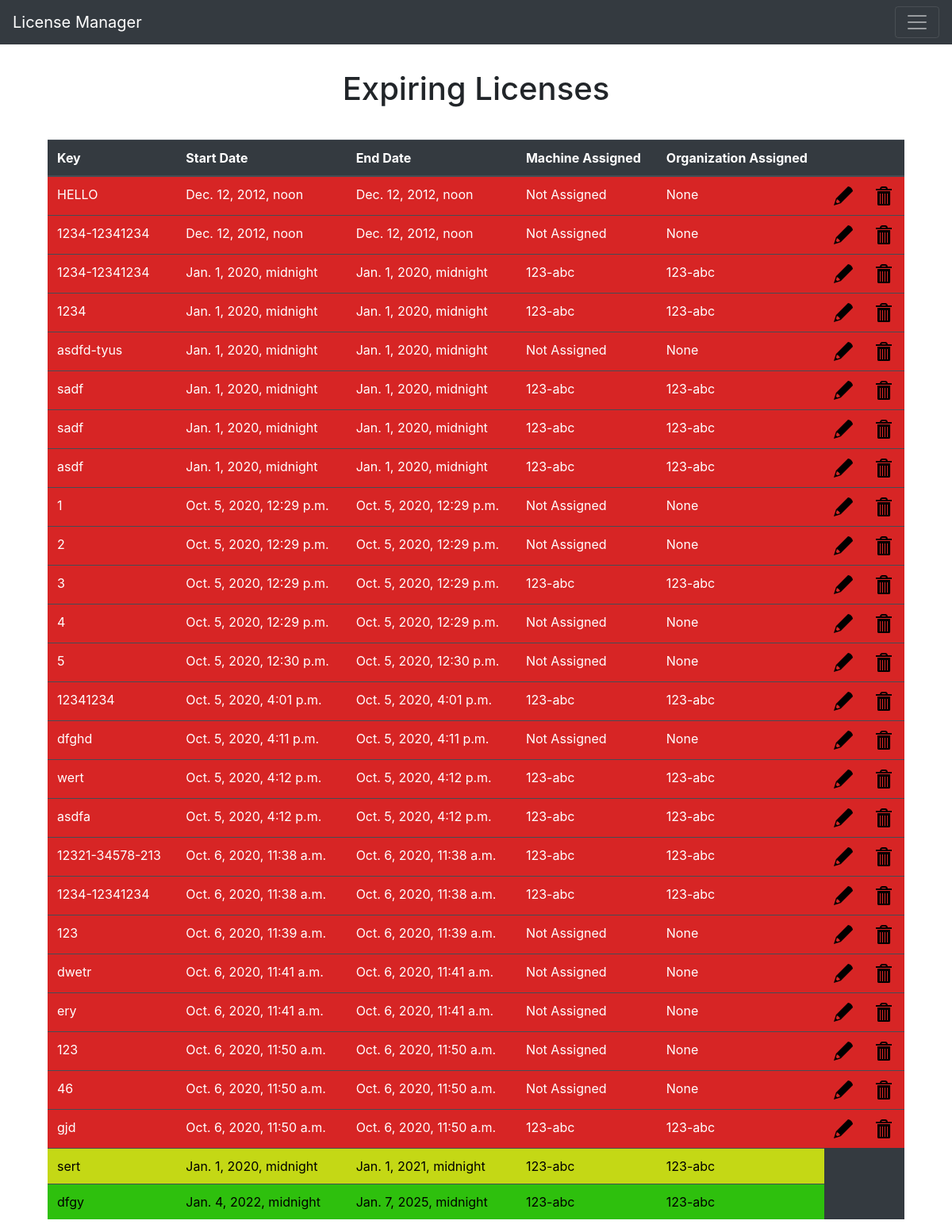
Page /expiring on the earlier database version.
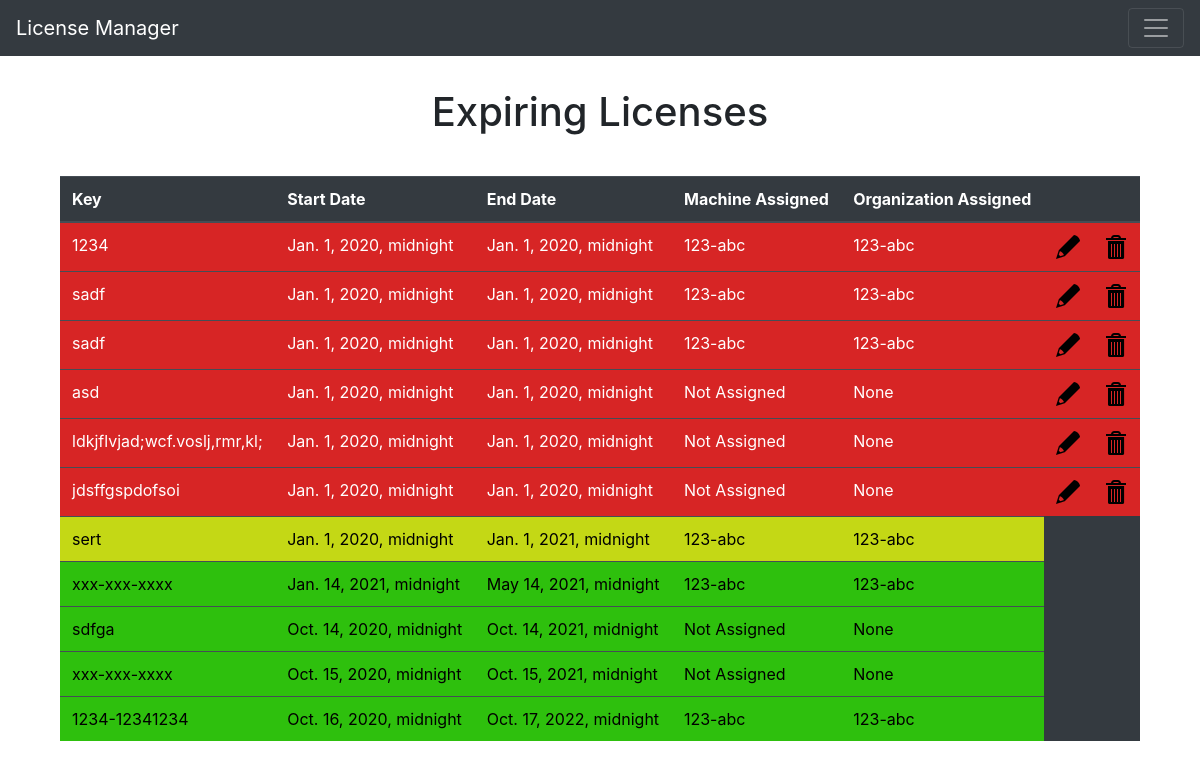
Same page on the later database version.
### dashboard/models.py (models this page shows)
class License(models.Model):
    name = models.CharField(max_length=200)
    key = models.CharField(max_length=200)
    start_date = models.DateTimeField('start date')
    end_date = models.DateTimeField('end date')
    on_machine = models.ForeignKey(Machine, on_delete=models.CASCADE, null=True, blank=True)
    def __str__(self):
        return self.name + " (" + self.key + ")"

class Machine(models.Model):
    serial_number = models.CharField(max_length=200)
    assigned_to = models.ForeignKey(Soldier, on_delete=models.CASCADE, null=True, blank=True)
    def __str__(self):
        return self.serial_number

### dashboard/views.py (the view)
# urls.py: path('expiring', views.expiring, name='expiring'),
def expiring(request):
    licenses = License.objects.order_by('end_date')
    print("In epiring=======================================")
    for l in licenses:
        print(l)
    green, amber, red = classify_by_time(licenses)
    context = {'green':green, 'amber':amber, 'red':red}
    return render(request, 'expired.html', context)

### dashboard/helper_funcs.py (called while the page is built)
def classify_by_time(licenses):
    green = []
    amber = []
    red =[]
    current_date_and_time = timezone.now()
    days_ahead = 120
    hours_added = datetime.timedelta(hours = days_ahead*24)
    green_time = current_date_and_time + hours_added
    days_ahead = 60
    hours_added = datetime.timedelta(hours = days_ahead*24)
    amber_time = current_date_and_time + hours_added
    for license in licenses:
        if license.end_date >= green_time:
            green.append(license)
        elif license.end_date >= amber_time:
            amber.append(license)
        else:
            red.append(license)
    return (green, amber, red)

### dashboard/templates/expired.html
{% extends "base.html" %}
{% block content %}
{% load static %}
<link rel="stylesheet" type="text/css" href="{% static 'dashboard/css/twiggy_style.css' %}">
<div class="license-details-panel">
    <h1 class="license-details-title">Expiring Licenses</h1>
    <table class="table table-dark">
  <thead>
    <tr>
      <th scope="col">Key</th>
      <th scope="col">Start Date</th>
      <th scope="col">End Date</th>
      <th scope="col">Machine Assigned</th>
      <th scope="col">Organization Assigned</th>
      <th scope="col"></th>
      <th scope="col"></th>
    </tr>
  </thead>
  <tbody>
    {% for license in red %}
    <tr style="background-color: #D72525;">
      <td>{{ license.key }}</td>
      <td>{{ license.start_date }}</td>
      <td>{{ license.end_date }}</td>
      {% if license.on_machine %}
        <td>{{ license.on_machine }}</td>
      {% else %}
        <td>Not Assigned</td>
      {% endif %}
      <td>{{ license.on_machine }}</td>
      <td><a href="/"><img src="{% static 'dashboard/img/pencil.png' %}" alt="Pencil"></a></td>
      <td><a href="/"><img src="{% static 'dashboard/img/trash.png' %}" alt="Trash"></a></td>
    </tr>
    {% endfor %}
    {% for license in amber %}
    <tr style="background-color: #C4D815; color: black;">
      <td>{{ license.key }}</td>
      <td>{{ license.start_date }}</td>
      <td>{{ license.end_date }}</td>
      {% if license.on_machine %}
        <td>{{ license.on_machine }}</td>
      {% else %}
        <td>Not Assigned</td>
      {% endif %}
      <td>{{ license.on_machine }}</td>
    </tr>
    {% endfor %}
    {% for license in green %}
    <tr style="background-color: #2EC00D; color: black">
      <td>{{ license.key }}</td>
      <td>{{ license.start_date }}</td>
      <td>{{ license.end_date }}</td>
      {% if license.on_machine %}
        <td>{{ license.on_machine }}</td>
      {% else %}
        <td>Not Assigned</td>
      {% endif %}
      <td>{{ license.on_machine }}</td>
    </tr>
    {% endfor %}
  </tbody>
</table>
</div>
{% endblock %}

Differences in the rows shown:
removed License: key "HELLO", start_date "Dec. 12, 2012, noon", end_date "Dec. 12, 2012, noon", shows "Not Assigned", on_machine "None", shown under "Expiring Licenses"
removed License: key "1234-12341234", start_date "Dec. 12, 2012, noon", end_date "Dec. 12, 2012, noon", shows "Not Assigned", on_machine "None", shown under "Expiring Licenses"
removed License: key "1234-12341234", start_date "Jan. 1, 2020, midnight", end_date "Jan. 1, 2020, midnight", on_machine "123-abc", shown under "Expiring Licenses"
removed License: key "asdfd-tyus", start_date "Jan. 1, 2020, midnight", end_date "Jan. 1, 2020, midnight", shows "Not Assigned", on_machine "None", shown under "Expiring Licenses"
removed License: key "asdf", start_date "Jan. 1, 2020, midnight", end_date "Jan. 1, 2020, midnight", on_machine "123-abc", shown under "Expiring Licenses"
removed License: key "1", start_date "Oct. 5, 2020, 12:29 p.m.", end_date "Oct. 5, 2020, 12:29 p.m.", shows "Not Assigned", on_machine "None", shown under "Expiring Licenses"
removed License: key "2", start_date "Oct. 5, 2020, 12:29 p.m.", end_date "Oct. 5, 2020, 12:29 p.m.", shows "Not Assigned", on_machine "None", shown under "Expiring Licenses"
removed License: key "3", start_date "Oct. 5, 2020, 12:29 p.m.", end_date "Oct. 5, 2020, 12:29 p.m.", on_machine "123-abc", shown under "Expiring Licenses"
removed License: key "4", start_date "Oct. 5, 2020, 12:29 p.m.", end_date "Oct. 5, 2020, 12:29 p.m.", shows "Not Assigned", on_machine "None", shown under "Expiring Licenses"
removed License: key "5", start_date "Oct. 5, 2020, 12:30 p.m.", end_date "Oct. 5, 2020, 12:30 p.m.", shows "Not Assigned", on_machine "None", shown under "Expiring Licenses"
removed License: key "12341234", start_date "Oct. 5, 2020, 4:01 p.m.", end_date "Oct. 5, 2020, 4:01 p.m.", on_machine "123-abc", shown under "Expiring Licenses"
removed License: key "dfghd", start_date "Oct. 5, 2020, 4:11 p.m.", end_date "Oct. 5, 2020, 4:11 p.m.", shows "Not Assigned", on_machine "None", shown under "Expiring Licenses"
removed License: key "wert", start_date "Oct. 5, 2020, 4:12 p.m.", end_date "Oct. 5, 2020, 4:12 p.m.", on_machine "123-abc", shown under "Expiring Licenses"
removed License: key "asdfa", start_date "Oct. 5, 2020, 4:12 p.m.", end_date "Oct. 5, 2020, 4:12 p.m.", on_machine "123-abc", shown under "Expiring Licenses"
removed License: key "12321-34578-213", start_date "Oct. 6, 2020, 11:38 a.m.", end_date "Oct. 6, 2020, 11:38 a.m.", on_machine "123-abc", shown under "Expiring Licenses"
removed License: key "1234-12341234", start_date "Oct. 6, 2020, 11:38 a.m.", end_date "Oct. 6, 2020, 11:38 a.m.", on_machine "123-abc", shown under "Expiring Licenses"
removed License: key "123", start_date "Oct. 6, 2020, 11:39 a.m.", end_date "Oct. 6, 2020, 11:39 a.m.", shows "Not Assigned", on_machine "None", shown under "Expiring Licenses"
removed License: key "dwetr", start_date "Oct. 6, 2020, 11:41 a.m.", end_date "Oct. 6, 2020, 11:41 a.m.", shows "Not Assigned", on_machine "None", shown under "Expiring Licenses"
removed License: key "ery", start_date "Oct. 6, 2020, 11:41 a.m.", end_date "Oct. 6, 2020, 11:41 a.m.", shows "Not Assigned", on_machine "None", shown under "Expiring Licenses"
removed License: key "123", start_date "Oct. 6, 2020, 11:50 a.m.", end_date "Oct. 6, 2020, 11:50 a.m.", shows "Not Assigned", on_machine "None", shown under "Expiring Licenses"
removed License: key "46", start_date "Oct. 6, 2020, 11:50 a.m.", end_date "Oct. 6, 2020, 11:50 a.m.", shows "Not Assigned", on_machine "None", shown under "Expiring Licenses"
removed License: key "gjd", start_date "Oct. 6, 2020, 11:50 a.m.", end_date "Oct. 6, 2020, 11:50 a.m.", on_machine "123-abc", shown under "Expiring Licenses"
removed License: key "dfgy", start_date "Jan. 4, 2022, midnight", end_date "Jan. 7, 2025, midnight", on_machine "123-abc"
added License: key "asd", start_date "Jan. 1, 2020, midnight", end_date "Jan. 1, 2020, midnight", shows "Not Assigned", on_machine "None", shown under "Expiring Licenses"
added License: key "ldkjflvjad;wcf.voslj,rmr,kl;", start_date "Jan. 1, 2020, midnight", end_date "Jan. 1, 2020, midnight", shows "Not Assigned", on_machine "None", shown under "Expiring Licenses"
added License: key "jdsffgspdofsoi", start_date "Jan. 1, 2020, midnight", end_date "Jan. 1, 2020, midnight", shows "Not Assigned", on_machine "None", shown under "Expiring Licenses"
added License: key "xxx-xxx-xxxx", start_date "Jan. 14, 2021, midnight", end_date "May 14, 2021, midnight", on_machine "123-abc"
added License: key "sdfga", start_date "Oct. 14, 2020, midnight", end_date "Oct. 14, 2021, midnight", shows "Not Assigned", on_machine "None"
added License: key "xxx-xxx-xxxx", start_date "Oct. 15, 2020, midnight", end_date "Oct. 15, 2021, midnight", shows "Not Assigned", on_machine "None"
added License: key "1234-12341234", start_date "Oct. 16, 2020, midnight", end_date "Oct. 17, 2022, midnight", on_machine "123-abc"
